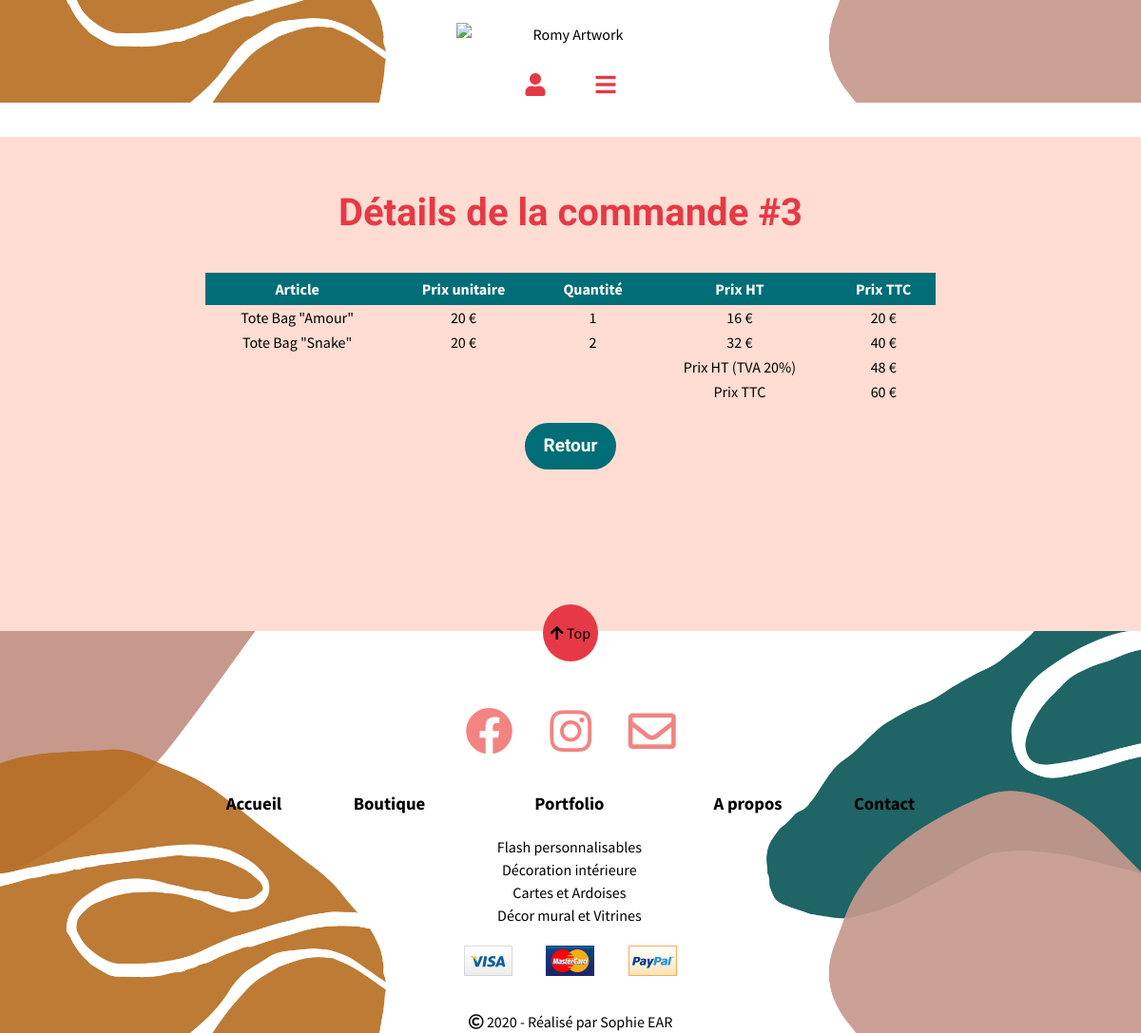
/index.php/details?UserID=3&OrderID=3 (signed in), run on the app's committed database.
### tables this page shows
CREATE TABLE IF NOT EXISTS `details` (
  `DetailsID` int(11) NOT NULL AUTO_INCREMENT,
  `OrderID` int(11) NOT NULL,
  `ProductID` int(11) NOT NULL,
  `DetailsQty` int(3) NOT NULL,
  PRIMARY KEY (`DetailsID`),
  KEY `OrderID` (`OrderID`),
  KEY `ProductID` (`ProductID`)
);

CREATE TABLE IF NOT EXISTS `product` (
  `ProductID` int(11) NOT NULL AUTO_INCREMENT,
  `ProductName` varchar(50) NOT NULL,
  `ProductDescription` varchar(500) NOT NULL,
  `ProductImage` varchar(50) NOT NULL,
  `ProductPrice` float NOT NULL,
  `ProductQty` int(3) NOT NULL,
  PRIMARY KEY (`ProductID`)
);

CREATE TABLE IF NOT EXISTS `orders` (
  `OrderID` int(11) NOT NULL AUTO_INCREMENT,
  `UserID` int(11) NOT NULL,
  `OrderDate` date NOT NULL,
  `OrderHT` float NOT NULL,
  `OrderTTC` float NOT NULL,
  `OrderStatus` int(1) NOT NULL DEFAULT '1',
  PRIMARY KEY (`OrderID`),
  KEY `UserID` (`UserID`),
  KEY `OrderStatus` (`OrderStatus`)
);

### library/MicroKernel.class.php (called while the page is built, shortened)
<?php
class MicroKernel
{
    private $applicationPath;
    private $configuration;
    private $controllerPath;
    public function __construct()
    {
        $this->applicationPath = realpath(ROOT_PATH.'/application');
        $this->configuration   = new Configuration();
        $this->controllerPath  = null;
    }
    public function bootstrap()
    {
        $this->configuration->load('database');
        $this->configuration->load('library');
        return $this;
    }
    public function loadClass($class)
    {
        $class = str_replace('\\', DIRECTORY_SEPARATOR, $class);
        if(substr($class, -10) == 'Controller')
        {
            $filename = "$this->controllerPath/$class.class.php";
        }
        else if(substr($class, -4) == 'Form')
        {
            $filename = "$this->applicationPath/forms/$class.class.php";
        }
        elseif(substr($class, -5) == 'Model')
        {
            $filename = "$this->applicationPath/models/$class.class.php";
        }
        else
        {
            $filename = "$this->applicationPath/classes/$class.class.php";
        }
    }
    public function run(FrontController $frontController)
    {
        try
        {
            $requestPath = $frontController->buildContext($this->configuration);
            $this->controllerPath = "$this->applicationPath/controllers$requestPath";
            $frontController->run();
            $frontController->renderView();
        }
        catch(Exception $exception)
        {
            ob_clean();
            $frontController->renderErrorView
            (
                implode('<br>',
                [
                    $exception->getMessage(),
                    "<strong>Fichier</strong> : ".$exception->getFile(),
                    "<strong>Ligne</strong> : ".$exception->getLine()
                ])
            );
        }
    }
}

### index.php (called while the page is built, shortened)
<?php
require_once 'library/Configuration.class.php';
require_once 'library/Database.class.php';
require_once 'library/MicroKernel.class.php';
$microKernel = new MicroKernel();
$microKernel->bootstrap()->run(new FrontController());

### application/controllers/details/DetailsController.class.php (called while the page is built, shortened)
<?php
class DetailsController {
	public function httpGetMethod(Http $http, array $queryFields)
	{
		$orderID	= $queryFields["OrderID"];
		$orderModel = new OrderModel();
		$details	= $orderModel->listDetails($orderID);
		$session = new UserSession();
		$title = "Détails de la commande ".$orderID;
		return ["FlashBag" => new FlashBag(), "details" => $details, "orderID" => $orderID, "title" => $title];
	}
}
?>

### library/Database.class.php (called while the page is built, shortened)
<?php
class Database
{
	private $pdo;
	public function __construct()
	{
		$configuration = new Configuration();
		$this->pdo = new PDO
		(
			$configuration->get('database', 'dsn'),
			$configuration->get('database', 'user'),
			$configuration->get('database', 'password')
		);
		$this->pdo->exec('SET NAMES UTF8');
	}
    public function query($sql, array $criteria = array())
    {
        $query = $this->pdo->prepare($sql);
        $query->execute($criteria);
        return $query->fetchAll(PDO::FETCH_ASSOC);
    }
}

### library/Configuration.class.php (called while the page is built, shortened)
<?php
class Configuration
{
	private static $registry;
	public function __construct()
	{
		if(Configuration::$registry === null)
		{
			Configuration::$registry = array();
		}
	}
	public function get($filename, $key, $defaultValue = null)
	{
		if(array_key_exists($filename, Configuration::$registry) === true)
		{
			if(array_key_exists($key, Configuration::$registry[$filename]) === true)
			{
				return Configuration::$registry[$filename][$key];
			}
		}
		return $defaultValue;
	}
	public function load($filename)
	{
		Configuration::$registry[$filename] = $config;
	}
}

### application/models/OrderModel.class.php (called while the page is built, shortened)
<?php
class OrderModel{
	public function listDetails($orderID) {
		$details = new Database();
		$sql = 'SELECT 	details.DetailsID,
						details.OrderID,
						details.ProductID,
						details.DetailsQty,
						product.ProductID,
						product.ProductName,
						product.ProductPrice,
						orders.OrderHT,
						orders.OrderTTC
				FROM details
				INNER JOIN product ON product.ProductID = details.ProductID
				INNER JOIN orders ON orders.OrderID = details.OrderID
				WHERE details.OrderID = ?';
		return $details->query($sql, array($orderID));
	}
}
?>

### application/classes/UserSession.class.php (called while the page is built, shortened)
<?php
class UserSession {
	public function isAdmin(){
		if(!empty($_SESSION["id"]) && $_SESSION["statut"] == 3){
			return true;
		}
		return false;
	}
}

### application/www/details/DetailsView.phtml (the view)
<div class="container" id="details">
	<h2>Détails de la commande #<?= $orderID ?></h2>
	<table>
		<thead>
			<th>Article</th>
			<th>Prix unitaire</th>
			<th>Quantité</th>
			<th>Prix HT</th>
			<th>Prix TTC</th>
		</thead>
		<tbody>
			<?php
				$totalHT = 0;
				$totalTTC = 0;
				foreach($details as $detail):
			?>
			<?php
				$totalHT = $detail["OrderHT"];
				$totalTTC = $detail["OrderTTC"];
			?>
			<tr>
				<td><?= $detail["ProductName"] ?></td>
				<td><?= $detail["ProductPrice"] ?> €</td>
				<td><?= $detail["DetailsQty"] ?></td>
				<td><?= $detail["ProductPrice"]*$detail["DetailsQty"]*0.8 ?> €</td>
				<td><?= $detail["ProductPrice"]*$detail["DetailsQty"] ?> €</td>
			</tr>
			<?php endforeach; ?>
			<tr>
				<td></td>
				<td></td>
				<td></td>
				<td>Prix HT (TVA 20%)</td>
				<td><?= $totalHT ?> €</td>
			</tr>
			<tr>
				<td></td>
				<td></td>
				<td></td>
				<td>Prix TTC</td>
				<td><?= $totalTTC ?> €</td>
			</tr>
		</tbody>
	</table>
	<div>
		<?php if($session->isAdmin() == true): ?>
		<a href="<?= $requestUrl ?>/admin" title="Retour" class="button">Retour</a>
		<?php else: ?>
		<a href="<?= $requestUrl ?>/account" title="Retour" class="button">Retour</a>
		<?php endif; ?>
	</div>
</div>

### application/www/css/style.css (style rules this page uses)
:root { --main-green : #006d77; --main-pink : #e63946; --bg-color : #FFDDD2; --black : #000; --white : #FFF; --amatic-font : 'Amatic SC', cursive; }
* { box-sizing: border-box; }
html { font-size: 62.5%; scroll-behavior: smooth; }
body { background-color: var(--bg-color); font-family: 'Source Sans Pro', sans-serif; font-size: 1.6rem; hyphens: auto; line-height: 1.5; margin: 0 auto; padding: 0; margin-top: -22px; margin-bottom: -20px; text-align: center; transition: all 0.3s ease 0s; }
.button { background-color: var(--main-green); border-radius: 50px; color: var(--white); display: inline-block; font-family: var(--amatic-font); font-size: 1.9rem; font-weight: bold; line-height: 1.5; margin: 20px 20px; padding: 10px 20px; }
.container { width: 90%; margin: 0 auto; }
table { border-spacing: 0; margin: auto; table-layout: auto; width: 100%; }
table thead { background-color: var(--main-green); }
table thead th { color: var(--white); padding: 5px; }
h1, h2, h3 { text-align: center; }
h2 { color: var(--main-pink); font-family: var(--amatic-font); font-size: 4rem; }
a { color: var(--black); text-decoration: none; }
main .container { margin: 50px auto; }
@media screen and (min-width: 700px) { table td { white-space: nowrap; } }
@media screen and (min-width: 768px) { main .container { width: 90%; } }
@media screen and (min-width: 1025px) { body { margin-top: -50px; } }
@media screen and (min-width: 1025px) { table { width: 80%; } }
@media screen and (min-width: 1200px) { main .container { width: 80%; } }

### data on the page
details: ProductID.ProductName "Tote Bag \"Amour\"", ProductID.ProductPrice "20", DetailsQty "1", $detail["ProductPrice"]*$detail["DetailsQty"]*0.8 "16", $detail['ProductPrice']*$detail['DetailsQty'] "20"
details: ProductID.ProductName "Tote Bag \"Snake\"", ProductID.ProductPrice "20", DetailsQty "2", $detail["ProductPrice"]*$detail["DetailsQty"]*0.8 "32", $detail["ProductPrice"]*$detail["DetailsQty"] "40"
orders: OrderHT "48", OrderTTC "60"

### other printed values
$orderID "3"
